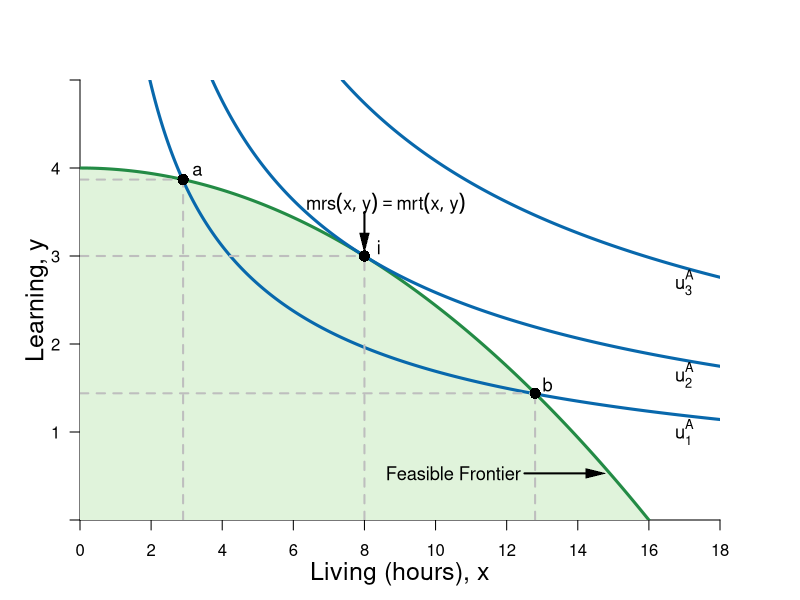

Source code (R):
#Graph Designer: Simon Halliday
#Authors: Bowles, Foley and Halliday
#Title: Microeconomics: Competition, Conflict and Coordination

library(shape)
pdf(file = "constrained_optimization/feasible_frontier_indifference_new.pdf", width = 8, height = 8)

#Set parameters for graphics
axislabelsize <- 1.5
labelsize <- 1.1
graphlinewidth <- 3
segmentlinewidth <- 2

COL <- c("#7fc97f", "#beaed4", "#fdc086", "#ffff99", "#386cb0", "#f0027f", "#bf5b17", "#666666")
COLA <- c("#e0f3db", "#99d8c9","#66c2a4","#41ae76", "#238b45", "#005824")
COLB <- c("#4eb3d3", "#2b8cbe", "#0868ac","#084081")

#Edited the margins to cater for the larger LHS labels
par(mar =  c(4, 4, 4, 4))

ppf <- function(x, slope = 1/64, bary = 4) {
  bary - slope *x^2
}

uFn <- function(x, y, alpha = 0.4){
  (x^alpha)*(y^(1-alpha))
}

indiffA <- function(x, ubar = uFn(8,3) - 1, alpha = 0.4) {
  (ubar/ (x^alpha))^(1/ (1 - alpha))
}

ylims <- c(0, 5)
xlims <- c(0, 18)

npts <- 501 
x <- seq(xlims[1], xlims[2], length.out = npts)
y <- seq(ylims[1], ylims[2], length.out = npts) 
a <- c(uFn(8, 3) - 1, uFn(8, 3), uFn(8, 3) + 1.4) #alpha = 0.4

plot(0, 0, xlim = xlims, ylim = ylims, type = "n",
     xlab = expression(paste("")),
     ylab = expression(paste("")), 
     xaxt = "n", 
     yaxt = "n", 
     cex.lab = axislabelsize, 
     bty = "n", 
     xaxs="i", 
     yaxs="i"
)


# ticksy <- seq(from = 0, to = ylims[2], by = 1)
# ylabels <- seq(from = 0, to = ylims[2], by = 1)
ticksx <- seq(from = 0, to = xlims[2], by = 2)
xlabels <- seq(from = 0, to = xlims[2], by = 2)
ticksy <- c(ylims[1], 1, 2, 3, 4, ylims[2])
ylabels <- c(NA, 1, 2, 3, 4, NA)
# ticksx <- c(xlims[1], 5.25, 8.944272, xlims[2])
# xlabels <- c(NA, expression(paste(x,"*")), expression(paste(bar(x))), NA)

axis(1, at = ticksx, pos = 0, labels = xlabels)
axis(2, at = ticksy, pos = 0, labels = ylabels, las = 1)

npts <- 500 
xx1 <- seq(xlims[1], xlims[2], length.out = npts)
xx2 <- seq(0, xlims[2], length.out = npts)
xx3 <- seq(xlims[1], 0, length.out = npts)
xx4 <- seq(-11, 0, length.out = npts)

#Draw the polygon for shading the feasible set
xpoly1 <- seq(from = xlims[1], to = 16, length.out = 500)
ypoly1 <- ppf(xpoly1)
polygon(x = c(xpoly1, xpoly1[1]), y = c(ypoly1, rev(ypoly1)[1]), col=COLA[1], density=NULL, border = NA)

#Draw the graphs
lines(xx1, ppf(xx1), col = COLA[5], lwd = graphlinewidth)

#Label the feasible frontier
text(10.5, 0.53, expression("Feasible Frontier"), cex = labelsize)
Arrows(12.5, 0.53, 14.5, 0.53, col = "black", lty = 1, lwd = 2, arr.type = "triangle", arr.lwd = 0.5)

contour(x, y, 
        outer(x, y, uFn),
        drawlabels = FALSE,
        col = COLB[3],
        lwd = graphlinewidth,
        levels = a, 
        xaxs="i", 
        yaxs="i", 
        add = TRUE)

#Axis labels
mtext(expression(paste("Living (hours), ", x)), side = 1, line = 2.5, cex = axislabelsize)
text(-1.2, 0.5*ylims[2], expression(paste("Learning, ", y)), xpd = TRUE, cex = axislabelsize, srt = 90) 

#Add mrs = mrt at i
text(8.6, 3.6, expression(paste(mrs(x,y) == mrt(x,y))), cex = labelsize)
Arrows(8, 3.5, 8, 3.15, col = "black", lty = 1, lwd = 2, arr.type = "triangle", arr.lwd = 0.5)

#Label the indifference curves
text(17, 1, expression(u[1]^A), cex = labelsize)
text(17, 1.65, expression(u[2]^A), cex = labelsize)
text(17, 2.7, expression(u[3]^A), cex = labelsize)

#Annotate max u point on feasibility frontier
text(8.4, ppf(8) + 0.1, expression(paste(i)), cex = labelsize)
segments(8, 0, 8, ppf(x = 8), lty = 2, col = "gray", lwd = segmentlinewidth)
segments(0, ppf(x = 8), 8, ppf(x = 8), lty = 2, col = "gray", lwd = segmentlinewidth)
points(8, ppf(x = 8), pch = 16, col = "black", cex = 1.5)

text(3.3, ppf(2.9) + 0.1, expression(paste(a)), cex = labelsize)
segments(2.9, 0, 2.9, ppf(x = 2.9), lty = 2, col = "gray", lwd = segmentlinewidth)
segments(0, ppf(x = 2.9), 2.9, ppf(x = 2.9), lty = 2, col = "gray", lwd = segmentlinewidth)
points(2.9, ppf(x = 2.9), pch = 16, col = "black", cex = 1.5)


text(13.15, ppf(12.8) + 0.1, expression(paste(b)), cex = labelsize)
segments(12.8, 0, 12.8, ppf(x = 12.8), lty = 2, col = "gray", lwd = segmentlinewidth)
segments(0, ppf(x = 12.8), 12.8, ppf(x = 12.8), lty = 2, col = "gray", lwd = segmentlinewidth)
points(12.8, ppf(x = 12.8), pch = 16, col = "black", cex = 1.5)



dev.off()
